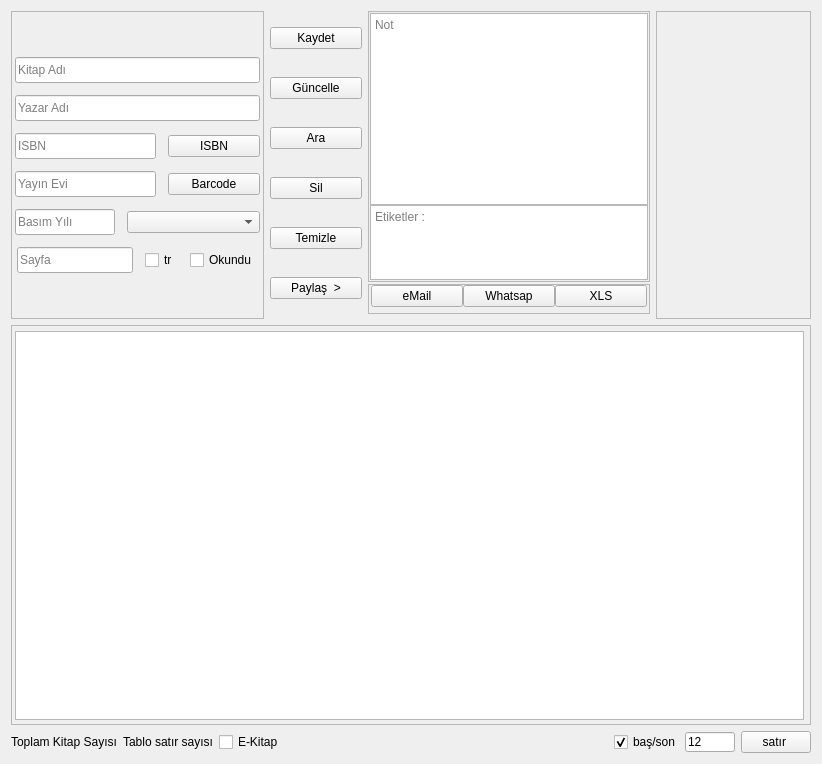
  <widget class="QWidget" name="centralwidget">
   <layout class="QGridLayout" name="gridLayout">
    <item row="0" column="0">
     <layout class="QHBoxLayout" name="ust">
      <item>
       <widget class="QFrame" name="frmGiris">
        <property name="frameShape">
         <enum>QFrame::StyledPanel</enum>
        </property>
        <property name="frameShadow">
         <enum>QFrame::Raised</enum>
        </property>
        <layout class="QVBoxLayout" name="verticalLayout_8">
         <property name="spacing">
          <number>12</number>
         </property>
         <property name="leftMargin">
          <number>1</number>
         </property>
         <property name="topMargin">
          <number>2</number>
         </property>
         <property name="rightMargin">
          <number>1</number>
         </property>
         <property name="bottomMargin">
          <number>2</number>
         </property>
         <item>
          <layout class="QVBoxLayout" name="verticalLayout">
           <property name="leftMargin">
            <number>2</number>
           </property>
           <property name="topMargin">
            <number>0</number>
           </property>
           <property name="rightMargin">
            <number>2</number>
           </property>
           <property name="bottomMargin">
            <number>0</number>
           </property>
           <item>
            <layout class="QHBoxLayout" name="horizontalLayout">
             <item>
              <widget class="QLineEdit" name="leKitapAdi">
               <property name="sizePolicy">
                <sizepolicy hsizetype="Expanding" vsizetype="Fixed">
                 <horstretch>0</horstretch>
                 <verstretch>0</verstretch>
                </sizepolicy>
               </property>
               <property name="minimumSize">
                <size>
                 <width>0</width>
                 <height>26</height>
                </size>
               </property>
               <property name="placeholderText">
                <string>Kitap Adı</string>
               </property>
              </widget>
             </item>
            </layout>
           </item>
           <item>
            <layout class="QHBoxLayout" name="horizontalLayout_2">
             <item>
              <widget class="QLineEdit" name="leYazar">
               <property name="minimumSize">
                <size>
                 <width>0</width>
                 <height>26</height>
                </size>
               </property>
               <property name="placeholderText">
                <string>Yazar Adı</string>
               </property>
              </widget>
             </item>
            </layout>
           </item>
           <item>
            <layout class="QHBoxLayout" name="horizontalLayout_4">
             <item>
              <widget class="QLineEdit" name="leISBN">
               <property name="minimumSize">
                <size>
                 <width>0</width>
                 <height>26</height>
                </size>
               </property>
               <property name="placeholderText">
                <string>ISBN</string>
               </property>
              </widget>
             </item>
             <item>
              <widget class="QPushButton" name="btISBN">
               <property name="minimumSize">
                <size>
                 <width>92</width>
                 <height>0</height>
                </size>
               </property>
               <property name="maximumSize">
                <size>
                 <width>70</width>
                 <height>16777215</height>
                </size>
               </property>
               <property name="text">
                <string>ISBN</string>
               </property>
              </widget>
             </item>
            </layout>
           </item>
           <item>
            <layout class="QHBoxLayout" name="horizontalLayout_6">
             <item>
              <widget class="QLineEdit" name="leYayinEvi">
               <property name="minimumSize">
                <size>
                 <width>0</width>
                 <height>26</height>
                </size>
               </property>
               <property name="placeholderText">
                <string>Yayın Evi</string>
               </property>
              </widget>
             </item>
             <item>
              <widget class="QPushButton" name="btBarcode">
               <property name="minimumSize">
                <size>
                 <width>92</width>
                 <height>0</height>
                </size>
               </property>
               <property name="maximumSize">
                <size>
                 <width>70</width>
                 <height>16777215</height>
                </size>
               </property>
               <property name="tabletTracking">
                <bool>true</bool>
               </property>
               <property name="styleSheet">
                <string notr="true"/>
               </property>
               <property name="text">
                <string>Barcode</string>
               </property>
               <property name="icon">
                <iconset theme="zoom-in">
                 <normaloff>../kutuphane10</normaloff>../kutuphane10</iconset>
               </property>
              </widget>
             </item>
            </layout>
           </item>
           <item>
            <layout class="QHBoxLayout" name="horizontalLayout_7">
             <item>
              <widget class="QLineEdit" name="leBasimYili">
               <property name="minimumSize">
                <size>
                 <width>0</width>
                 <height>26</height>
                </size>
               </property>
               <property name="maximumSize">
                <size>
                 <width>100</width>
                 <height>16777215</height>
                </size>
               </property>
               <property name="placeholderText">
                <string>Basım Yılı</string>
               </property>
              </widget>
             </item>
             <item>
              <widget class="QComboBox" name="cboxRaf"/>
             </item>
            </layout>
           </item>
           <item>
            <layout class="QHBoxLayout" name="horizontalLayout_3">
             <property name="leftMargin">
              <number>2</number>
             </property>
             <property name="rightMargin">
              <number>2</number>
             </property>
             <item>
              <widget class="QLineEdit" name="leSayfa">
               <property name="minimumSize">
                <size>
                 <width>0</width>
                 <height>26</height>
                </size>
               </property>
               <property name="placeholderText">
                <string>Sayfa</string>
               </property>
              </widget>
             </item>
             <item>
              <widget class="QCheckBox" name="cbTr">
               <property name="text">
                <string>tr</string>
               </property>
              </widget>
             </item>
             <item>
              <widget class="QCheckBox" name="cbOkundu">
               <property name="text">
                <string>Okundu</string>
               </property>
               <property name="checked">
                <bool>false</bool>
               </property>
              </widget>
             </item>
            </layout>
           </item>
          </layout>
         </item>
        </layout>
       </widget>
      </item>
      <item>
       <layout class="QVBoxLayout" name="butonbar">
        <property name="spacing">
         <number>12</number>
        </property>
        <item>
         <widget class="QPushButton" name="btKaydet">
          <property name="minimumSize">
           <size>
            <width>92</width>
            <height>0</height>
           </size>
          </property>
          <property name="maximumSize">
           <size>
            <width>60</width>
            <height>16777215</height>
           </size>
          </property>
          <property name="styleSheet">
           <string notr="true"/>
          </property>
          <property name="text">
           <string>Kaydet</string>
          </property>
         </widget>
        </item>
        <item>
         <widget class="QPushButton" name="btGuncelle">
          <property name="minimumSize">
           <size>
            <width>92</width>
            <height>0</height>
           </size>
          </property>
          <property name="maximumSize">
           <size>
            <width>70</width>
            <height>16777215</height>
           </size>
          </property>
          <property name="text">
           <string>Güncelle</string>
          </property>
         </widget>
        </item>
        <item>
         <widget class="QPushButton" name="btAra">
          <property name="enabled">
           <bool>true</bool>
          </property>
          <property name="minimumSize">
           <size>
            <width>92</width>
            <height>0</height>
           </size>
          </property>
          <property name="maximumSize">
           <size>
            <width>70</width>
            <height>16777215</height>
           </size>
          </property>
          <property name="text">
           <string>Ara</string>
          </property>
         </widget>
        </item>
        <item>
         <widget class="QPushButton" name="btSil">
          <property name="minimumSize">
           <size>
            <width>92</width>
            <height>0</height>
           </size>
          </property>
          <property name="maximumSize">
           <size>
            <width>70</width>
            <height>16777215</height>
           </size>
          </property>
          <property name="text">
           <string>Sil</string>
          </property>
         </widget>
        </item>
        <item>
         <widget class="QPushButton" name="btClear">
          <property name="minimumSize">
           <size>
            <width>92</width>
            <height>0</height>
           </size>
          </property>
          <property name="maximumSize">
           <size>
            <width>70</width>
            <height>16777215</height>
           </size>
          </property>
          <property name="text">
           <string>Temizle</string>
          </property>
         </widget>
        </item>
        <item>
         <widget class="QPushButton" name="btPaylas">
          <property name="text">
           <string>Paylaş  &gt;</string>
          </property>
         </widget>
        </item>
       </layout>
      </item>
      <item>
       <layout class="QVBoxLayout" name="notvepaylas">
        <property name="spacing">
         <number>2</number>
        </property>
        <property name="bottomMargin">
         <number>5</number>
        </property>
        <item>
         <widget class="QFrame" name="frmNot">
          <property name="maximumSize">
           <size>
            <width>16777215</width>
            <height>16777215</height>
           </size>
          </property>
          <property name="frameShape">
           <enum>QFrame::StyledPanel</enum>
          </property>
          <property name="frameShadow">
           <enum>QFrame::Raised</enum>
          </property>
          <layout class="QVBoxLayout" name="verticalLayout_5">
           <property name="spacing">
            <number>0</number>
           </property>
           <property name="leftMargin">
            <number>1</number>
           </property>
           <property name="topMargin">
            <number>1</number>
           </property>
           <property name="rightMargin">
            <number>1</number>
           </property>
           <property name="bottomMargin">
            <number>1</number>
           </property>
           <item>
            <layout class="QVBoxLayout" name="verticalLayout_3">
             <property name="spacing">
              <number>0</number>
             </property>
             <item>
              <widget class="QTextEdit" name="teNot">
               <property name="autoFormatting">
                <set>QTextEdit::AutoNone</set>
               </property>
               <property name="html">
                <string>&lt;!DOCTYPE HTML PUBLIC &quot;-//W3C//DTD HTML 4.0//EN&quot; &quot;http://www.w3.org/TR/REC-html40/strict.dtd&quot;&gt;
&lt;html&gt;&lt;head&gt;&lt;meta name=&quot;qrichtext&quot; content=&quot;1&quot; /&gt;&lt;meta charset=&quot;utf-8&quot; /&gt;&lt;style type=&quot;text/css&quot;&gt;
p, li { white-space: pre-wrap; }
hr { height: 1px; border-width: 0; }
li.unchecked::marker { content: &quot;\2610&quot;; }
li.checked::marker { content: &quot;\2612&quot;; }
&lt;/style&gt;&lt;/head&gt;&lt;body style=&quot; font-family:'Segoe UI'; font-size:9pt; font-weight:400; font-style:normal;&quot;&gt;
&lt;p style=&quot;-qt-paragraph-type:empty; margin-top:0px; margin-bottom:0px; margin-left:0px; margin-right:0px; -qt-block-indent:0; text-indent:0px;&quot;&gt;&lt;br /&gt;&lt;/p&gt;&lt;/body&gt;&lt;/html&gt;</string>
               </property>
               <property name="placeholderText">
                <string>Not</string>
               </property>
              </widget>
             </item>
             <item>
              <widget class="QTextEdit" name="teEtiket">
               <property name="maximumSize">
                <size>
                 <width>16777215</width>
                 <height>75</height>
                </size>
               </property>
               <property name="html">
                <string>&lt;!DOCTYPE HTML PUBLIC &quot;-//W3C//DTD HTML 4.0//EN&quot; &quot;http://www.w3.org/TR/REC-html40/strict.dtd&quot;&gt;
&lt;html&gt;&lt;head&gt;&lt;meta name=&quot;qrichtext&quot; content=&quot;1&quot; /&gt;&lt;meta charset=&quot;utf-8&quot; /&gt;&lt;style type=&quot;text/css&quot;&gt;
p, li { white-space: pre-wrap; }
hr { height: 1px; border-width: 0; }
li.unchecked::marker { content: &quot;\2610&quot;; }
li.checked::marker { content: &quot;\2612&quot;; }
&lt;/style&gt;&lt;/head&gt;&lt;body style=&quot; font-family:'Segoe UI'; font-size:9pt; font-weight:400; font-style:normal;&quot;&gt;
&lt;p style=&quot;-qt-paragraph-type:empty; margin-top:12px; margin-bottom:12px; margin-left:0px; margin-right:0px; -qt-block-indent:0; text-indent:0px;&quot;&gt;&lt;br /&gt;&lt;/p&gt;&lt;/body&gt;&lt;/html&gt;</string>
               </property>
               <property name="placeholderText">
                <string>Etiketler : </string>
               </property>
              </widget>
             </item>
            </layout>
           </item>
          </layout>
         </widget>
        </item>
        <item>
         <widget class="QFrame" name="frmPaylas">
          <property name="frameShape">
           <enum>QFrame::StyledPanel</enum>
          </property>
          <property name="frameShadow">
           <enum>QFrame::Raised</enum>
          </property>
          <layout class="QHBoxLayout" name="horizontalLayout_5">
           <property name="spacing">
            <number>2</number>
           </property>
           <property name="leftMargin">
            <number>1</number>
           </property>
           <property name="topMargin">
            <number>0</number>
           </property>
           <property name="rightMargin">
            <number>1</number>
           </property>
           <property name="bottomMargin">
            <number>6</number>
           </property>
           <item>
            <layout class="QHBoxLayout" name="horizontalLayout_9">
             <property name="spacing">
              <number>0</number>
             </property>
             <property name="leftMargin">
              <number>1</number>
             </property>
             <property name="topMargin">
              <number>0</number>
             </property>
             <property name="rightMargin">
              <number>1</number>
             </property>
             <property name="bottomMargin">
              <number>0</number>
             </property>
             <item>
              <widget class="QPushButton" name="btEmail">
               <property name="minimumSize">
                <size>
                 <width>92</width>
                 <height>0</height>
                </size>
               </property>
               <property name="maximumSize">
                <size>
                 <width>70</width>
                 <height>16777215</height>
                </size>
               </property>
               <property name="toolTip">
                <string>&lt;html&gt;&lt;head/&gt;&lt;body&gt;&lt;p&gt;Mail adresi istenecek &lt;/p&gt;&lt;p&gt;sonra da kitap adı, yazar ve ISBN&lt;/p&gt;&lt;p&gt;gönderilecek&lt;/p&gt;&lt;/body&gt;&lt;/html&gt;</string>
               </property>
               <property name="styleSheet">
                <string notr="true"/>
               </property>
               <property name="text">
                <string>eMail</string>
               </property>
              </widget>
             </item>
             <item>
              <widget class="QPushButton" name="btWhatsap">
               <property name="minimumSize">
                <size>
                 <width>92</width>
                 <height>0</height>
                </size>
               </property>
               <property name="maximumSize">
                <size>
                 <width>70</width>
                 <height>16777215</height>
                </size>
               </property>
               <property name="toolTip">
                <string>&lt;html&gt;&lt;head/&gt;&lt;body&gt;&lt;p&gt;Telefon numarası istenecek &lt;/p&gt;&lt;p&gt;53xxxxxxxx başında sıfır olmadan girin&lt;/p&gt;&lt;p&gt;sonra da kitap adı, yazar ve ISBN&lt;/p&gt;&lt;p&gt;gönderilecek&lt;/p&gt;&lt;/body&gt;&lt;/html&gt;</string>
               </property>
               <property name="styleSheet">
                <string notr="true"/>
               </property>
               <property name="text">
                <string>Whatsap</string>
               </property>
              </widget>
             </item>
             <item>
              <widget class="QPushButton" name="btExcel">
               <property name="minimumSize">
                <size>
                 <width>92</width>
                 <height>0</height>
                </size>
               </property>
               <property name="maximumSize">
                <size>
                 <width>70</width>
                 <height>16777215</height>
                </size>
               </property>
               <property name="tabletTracking">
                <bool>true</bool>
               </property>
               <property name="styleSheet">
                <string notr="true"/>
               </property>
               <property name="text">
                <string>XLS</string>
               </property>
               <property name="icon">
                <iconset theme="zoom-in">
                 <normaloff>../kutuphane10</normaloff>../kutuphane10</iconset>
               </property>
              </widget>
             </item>
            </layout>
           </item>
          </layout>
         </widget>
        </item>
       </layout>
      </item>
      <item>
       <widget class="QFrame" name="frmResim">
        <property name="minimumSize">
         <size>
          <width>155</width>
          <height>210</height>
         </size>
        </property>
        <property name="frameShape">
         <enum>QFrame::StyledPanel</enum>
        </property>
        <property name="frameShadow">
         <enum>QFrame::Raised</enum>
        </property>
        <layout class="QVBoxLayout" name="verticalLayout_7">
         <property name="leftMargin">
          <number>1</number>
         </property>
         <property name="topMargin">
          <number>2</number>
         </property>
         <property name="rightMargin">
          <number>1</number>
         </property>
         <property name="bottomMargin">
          <number>25</number>
         </property>
         <item>
          <widget class="QLabel" name="lbImg">
           <property name="minimumSize">
            <size>
             <width>151</width>
             <height>226</height>
            </size>
           </property>
           <property name="maximumSize">
            <size>
             <width>151</width>
             <height>226</height>
            </size>
           </property>
           <property name="styleSheet">
            <string notr="true"/>
           </property>
           <property name="text">
            <string/>
           </property>
          </widget>
         </item>
        </layout>
       </widget>
      </item>
     </layout>
    </item>
    <item row="1" column="0">
     <layout class="QVBoxLayout" name="alt">
      <item>
       <widget class="QFrame" name="frmTable">
        <property name="minimumSize">
         <size>
          <width>800</width>
          <height>400</height>
         </size>
        </property>
        <property name="frameShape">
         <enum>QFrame::StyledPanel</enum>
        </property>
        <property name="frameShadow">
         <enum>QFrame::Raised</enum>
        </property>
        <layout class="QVBoxLayout" name="verticalLayout_6">
         <property name="leftMargin">
          <number>3</number>
         </property>
         <property name="topMargin">
          <number>5</number>
         </property>
         <property name="rightMargin">
          <number>6</number>
         </property>
         <property name="bottomMargin">
          <number>4</number>
         </property>
         <item>
          <widget class="QTableWidget" name="tblKitap">
           <attribute name="horizontalHeaderCascadingSectionResizes">
            <bool>false</bool>
           </attribute>
           <attribute name="horizontalHeaderMinimumSectionSize">
            <number>40</number>
           </attribute>
           <attribute name="verticalHeaderMinimumSectionSize">
            <number>30</number>
           </attribute>
          </widget>
         </item>
        </layout>
       </widget>
      </item>
      <item>
       <layout class="QHBoxLayout" name="horizontalLayout_11">
        <item>
         <layout class="QHBoxLayout" name="horizontalLayout_8">
          <item>
           <widget class="QLabel" name="lbRowCount">
            <property name="text">
             <string>Toplam Kitap Sayısı</string>
            </property>
           </widget>
          </item>
          <item>
           <widget class="QLabel" name="lbRowCount_2">
            <property name="text">
             <string>Tablo satır sayısı</string>
            </property>
           </widget>
          </item>
          <item>
           <widget class="QCheckBox" name="cbekitap">
            <property name="enabled">
             <bool>true</bool>
            </property>
            <property name="text">
             <string>E-Kitap</string>
            </property>
            <property name="checked">
             <bool>false</bool>
            </property>
           </widget>
          </item>
         </layout>
        </item>
        <item>
         <layout class="QHBoxLayout" name="horizontalLayout_10">
          <item>
           <spacer name="horizontalSpacer">
            <property name="orientation">
             <enum>Qt::Horizontal</enum>
            </property>
            <property name="sizeHint" stdset="0">
             <size>
              <width>40</width>
              <height>20</height>
             </size>
            </property>
           </spacer>
          </item>
          <item>
           <widget class="QCheckBox" name="cbSiralama">
            <property name="maximumSize">
             <size>
              <width>65</width>
              <height>16777215</height>
             </size>
            </property>
            <property name="text">
             <string>baş/son</string>
            </property>
            <property name="checked">
             <bool>true</bool>
            </property>
           </widget>
          </item>
          <item>
           <widget class="QLineEdit" name="leGetSatir">
            <property name="maximumSize">
             <size>
              <width>50</width>
              <height>20</height>
             </size>
            </property>
            <property name="text">
             <string>12</string>
            </property>
           </widget>
          </item>
          <item>
           <widget class="QPushButton" name="btSon">
            <property name="maximumSize">
             <size>
              <width>70</width>
              <height>16777215</height>
             </size>
            </property>
            <property name="text">
             <string>satır </string>
            </property>
           </widget>
          </item>
         </layout>
        </item>
       </layout>
      </item>
     </layout>
    </item>
   </layout>
  </widget>
